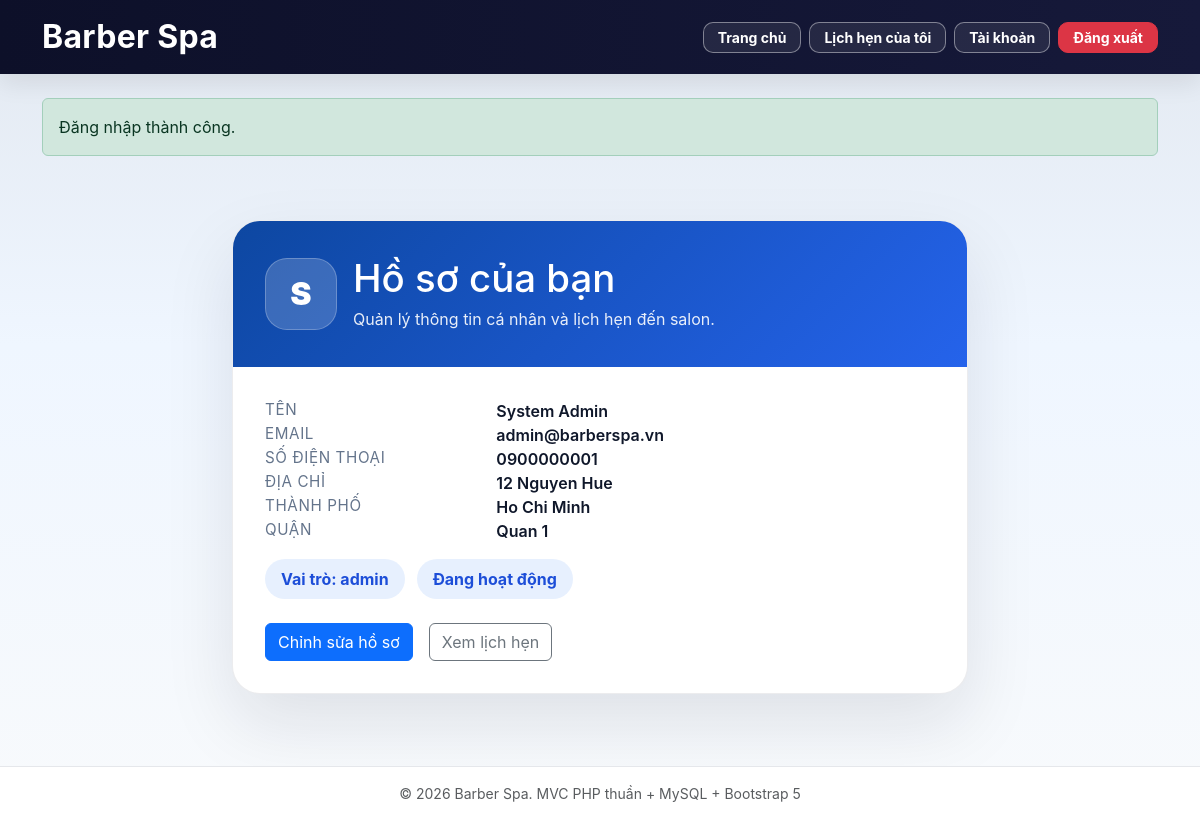
The app's page /my-profile (signed in) with its own data.
### tables this page shows
CREATE TABLE users (
    id INT UNSIGNED AUTO_INCREMENT PRIMARY KEY,
    name VARCHAR(150) NOT NULL,
    email VARCHAR(150) NOT NULL UNIQUE,
    password VARCHAR(255) NOT NULL,
    role ENUM('admin', 'owner', 'customer') NOT NULL DEFAULT 'customer',
    is_active TINYINT(1) NOT NULL DEFAULT 1,
    ban_reason TEXT NULL,
    login_attempts INT NOT NULL DEFAULT 0,
    locked_until DATETIME NULL,
    last_login_at DATETIME NULL,
    login_ip VARCHAR(45) NULL,
    email_verified_at DATETIME NULL,
    email_token VARCHAR(255) NULL,
    reset_token VARCHAR(255) NULL,
    reset_token_expires DATETIME NULL,
    phone VARCHAR(20) NULL,
    address VARCHAR(255) NULL,
    city VARCHAR(100) NULL,
    district VARCHAR(100) NULL,
    avatar VARCHAR(255) NULL,
    remember_token VARCHAR(255) NULL,
    created_at TIMESTAMP NULL DEFAULT CURRENT_TIMESTAMP,
    updated_at TIMESTAMP NULL DEFAULT CURRENT_TIMESTAMP ON UPDATE CURRENT_TIMESTAMP,

    INDEX idx_users_role (role),
    INDEX idx_users_active (is_active),
    INDEX idx_users_locked_until (locked_until),
    INDEX idx_users_email_token (email_token),
    INDEX idx_users_reset_token (reset_token)
);

### core/helpers.php (called while the page is built, shortened)
<?php
function e(?string $value): string
{
    return htmlspecialchars((string) $value, ENT_QUOTES, 'UTF-8');
}
function render(string $view, array $data = [], string $layout = 'app'): void
{
    extract($data, EXTR_SKIP);
    require __DIR__ . '/../views/' . $view . '.php';
}

### controllers/UserController.php (called while the page is built, shortened)
<?php
require_once __DIR__ . '/../models/User.php';
class UserController
{
    private User $userModel;
    public function __construct()
    {
        $this->userModel = new User();
    }
    public function profile(): void
    {
        $userId = (int) ($_SESSION['user']['id'] ?? $_SESSION['user_id'] ?? 0);
        $user = $this->userModel->findById($userId);
        render('user/profile', [
            'pageTitle' => 'Hồ sơ cá nhân - ' . APP_NAME,
            'navSection' => 'user',
            'user' => $user,
        ]);
    }
}

### core/Database.php (called while the page is built, shortened)
<?php
class Database
{
    private static ?PDO $instance = null;
    public static function getInstance(): PDO
    {
        if (self::$instance === null) {
            $dsn = 'mysql:host=' . DB_HOST
                . ';port=' . DB_PORT
                . ';dbname=' . DB_NAME
                . ';charset=' . DB_CHARSET;
            $options = [
                PDO::ATTR_ERRMODE => PDO::ERRMODE_EXCEPTION,
                PDO::ATTR_DEFAULT_FETCH_MODE => PDO::FETCH_ASSOC,
                PDO::ATTR_EMULATE_PREPARES => false,
            ];
            self::$instance = new PDO($dsn, DB_USER, DB_PASS, $options);
        }
        return self::$instance;
    }
}

### models/User.php (called while the page is built, shortened)
<?php
class User
{
    private PDO $db;
    public function __construct()
    {
        $this->db = Database::getInstance();
    }
    public function findById(int $id): ?array
    {
        $sql = "SELECT * FROM users WHERE id = :id LIMIT 1";
        $stmt = $this->db->prepare($sql);
        $stmt->execute(['id' => $id]);
        $user = $stmt->fetch();
        return $user ?: null;
    }
}

### views/user/profile.php (the view, shortened to what this page needs)
<div class="py-5">
    <div class="row justify-content-center">
        <div class="col-lg-8">
            <div class="profile-card">
                <div class="profile-card-header">
                    <div class="d-flex align-items-center gap-3">
                        <div class="profile-avatar">
                            <?= htmlspecialchars(strtoupper(substr($user['name'] ?? 'B', 0, 1))) ?>
                        </div>
                        <div>
                            <h2 class="mb-1">Hồ sơ của bạn</h2>
                            <p class="mb-0">Quản lý thông tin cá nhân và lịch hẹn đến salon.</p>
                        </div>
                    </div>
                </div>
                <div class="profile-card-body">
                    <?php if (!empty($user)): ?>
                        <div class="row profile-details">
                            <div class="col-sm-4 profile-label">Tên</div>
                            <div class="col-sm-8 profile-value"><?= htmlspecialchars($user['name'] ?? '') ?></div>
                        </div>
                        <div class="row profile-details">
                            <div class="col-sm-4 profile-label">Email</div>
                            <div class="col-sm-8 profile-value"><?= htmlspecialchars($user['email'] ?? '') ?></div>
                        </div>
                        <div class="row profile-details">
                            <div class="col-sm-4 profile-label">Số điện thoại</div>
                            <div class="col-sm-8 profile-value"><?= htmlspecialchars($user['phone'] ?? 'Chưa cập nhật') ?></div>
                        </div>
                        <div class="row profile-details">
                            <div class="col-sm-4 profile-label">Địa chỉ</div>
                            <div class="col-sm-8 profile-value"><?= htmlspecialchars($user['address'] ?? 'Chưa cập nhật') ?></div>
                        </div>
                        <div class="row profile-details">
                            <div class="col-sm-4 profile-label">Thành phố</div>
                            <div class="col-sm-8 profile-value"><?= htmlspecialchars($user['city'] ?? 'Chưa cập nhật') ?></div>
                        </div>
                        <div class="row profile-details">
                            <div class="col-sm-4 profile-label">Quận</div>
                            <div class="col-sm-8 profile-value"><?= htmlspecialchars($user['district'] ?? 'Chưa cập nhật') ?></div>
                        </div>
                        <div class="profile-meta">
                            <span class="profile-badge">Vai trò: <?= htmlspecialchars($user['role'] ?? 'Khách hàng') ?></span>
                            <span class="profile-badge"><?= !empty($user['is_active']) ? 'Đang hoạt động' : 'Tạm khóa' ?></span>
                        </div>
                        <div class="mt-4 d-flex flex-wrap gap-3">
                            <a href="<?= e(BASE_URL . '/edit-profile') ?>" class="btn btn-primary">Chỉnh sửa hồ sơ</a>
                            <a href="<?= e(BASE_URL . '/my-bookings') ?>" class="btn btn-outline-secondary">Xem lịch hẹn</a>
                        </div>
                    <?php endif; ?>
                </div>
            </div>
        </div>
    </div>
</div>

### index.php (shortened to what this page needs)
<?php
require_once __DIR__ . '/core/Database.php';
require_once __DIR__ . '/core/helpers.php';
$path = trim($_GET['path'] ?? '', '/');
foreach ($routes as $pattern => $handler) {
    $regex = '#^' . $pattern . '$#';
    if (preg_match($regex, $path, $matches)) {
        $params = array_slice($matches, 1);
        [$file, $method] = explode('@', $handler);
        $controller = new $className();
        call_user_func_array([$controller, $method], $params);
        break;
    }
}

### public/css/style.css (style rules this page uses)
:root { --primary-color: #0d6efd; --dark-color: #0f172a; --dark-2: #111827; --text-color: #1f2937; --muted-color: #6b7280; --light-bg: #f3f4f6; --white: #ffffff; --border-color: #e5e7eb; --shadow-soft: 0 10px 30px rgba(15, 23, 42, 0.08); --shadow-medium: 0 20px 40px rgba(15, 23, 42, 0.12); --radius-lg: 22px; --radius-md: 16px; --radius-sm: 12px; }
html { scroll-behavior: smooth; }
body { font-family: "Inter", system-ui, -apple-system, BlinkMacSystemFont, "Segoe UI", sans-serif; background: linear-gradient(180deg, #e2e8f0 0%, #eff6ff 42%, #f8fafc 100%); color: var(--text-color); }
.auth-card, .profile-card, .booking-card { border-radius: 28px; background: #ffffff; border: 1px solid rgba(15, 23, 42, 0.08); box-shadow: 0 30px 70px rgba(15, 23, 42, 0.1); overflow: hidden; }
.auth-card-header, .profile-card-header { padding: 34px 32px; background: linear-gradient(135deg, #0d47a1, #2563eb); color: #ffffff; }
.auth-card-header .page-section-title, .profile-card-header h2 { color: #fff; font-size: 2.4rem; margin-bottom: 10px; }
.auth-card-header .page-section-subtitle, .profile-card-header p { color: rgba(255, 255, 255, 0.9); margin-bottom: 0; font-size: 1rem; line-height: 1.75; }
.auth-card-body, .profile-card-body, .booking-card .card-body { padding: 32px; }
.profile-avatar { width: 72px; height: 72px; border-radius: 22px; background: rgba(255, 255, 255, 0.18); border: 1px solid rgba(255, 255, 255, 0.24); display: inline-flex; align-items: center; justify-content: center; font-size: 2rem; font-weight: 900; color: #ffffff; }
.profile-label { color: #64748b; font-size: 0.95rem; text-transform: uppercase; letter-spacing: 0.04em; }
.profile-value { color: #0f172a; font-weight: 600; }
.profile-badge { display: inline-flex; align-items: center; gap: 8px; border-radius: 999px; padding: 8px 16px; font-weight: 700; background: rgba(59, 130, 246, 0.12); color: #1d4ed8; }
.profile-meta { display: flex; gap: 12px; flex-wrap: wrap; margin-top: 16px; }

### records on screen
users: name "S", name "System Admin", email "admin@barberspa.vn", phone "0900000001", address "12 Nguyen Hue", city "Ho Chi Minh", district "Quan 1", role "admin"

### other values on screen
getFlash($key) "Đăng nhập thành công."
